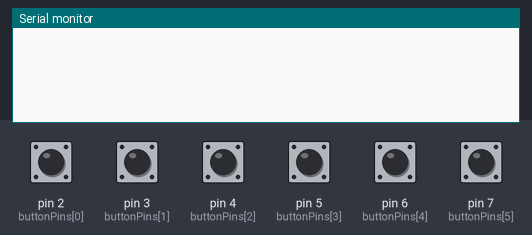
The sketch below on a simulated Arduino Uno, built with avr-gcc and run on an emulated ATmega328P. On the bench: the last lines printed to the serial monitor. The test bench sets the inputs (shaded band); at power-on: pin 2 (buttonPins[0]), pin 3 (buttonPins[1]), pin 4 (buttonPins[2]), pin 5 (buttonPins[3]), pin 6 (buttonPins[4]), pin 7 (buttonPins[5]) HIGH.

Above: at 1.2 s.
1.3 s: pin 2 (buttonPins[0]) pulled LOW for 0.15 s
At 2.5 s:
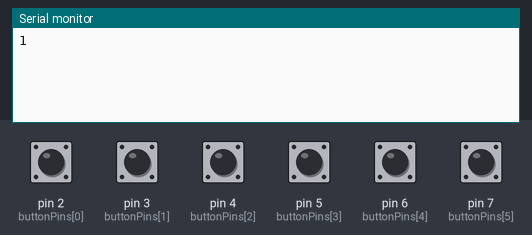
2.9 s: pin 3 (buttonPins[1]) pulled LOW for 0.15 s
At 3.9 s:
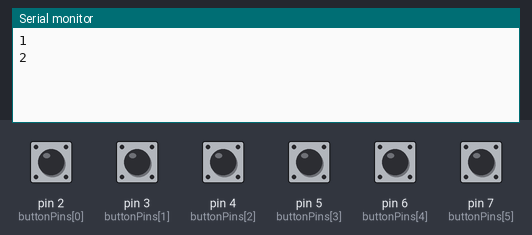
4.5 s: pin 4 (buttonPins[2]) pulled LOW for 0.15 s
At 5.1 s:
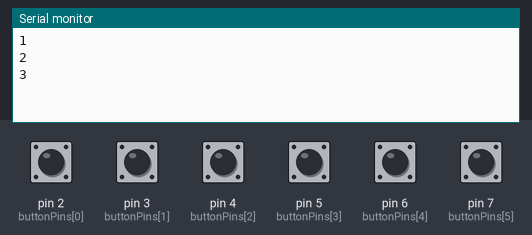
6.1 s: pin 5 (buttonPins[3]) pulled LOW for 0.15 s
At 7.3 s:
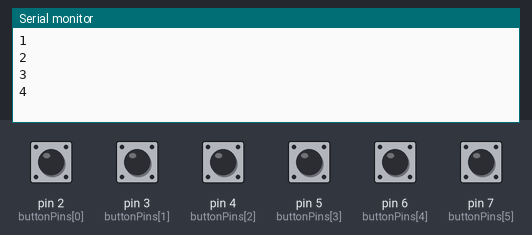
7.7 s: pin 6 (buttonPins[4]) pulled LOW for 0.15 s
At 8.7 s:
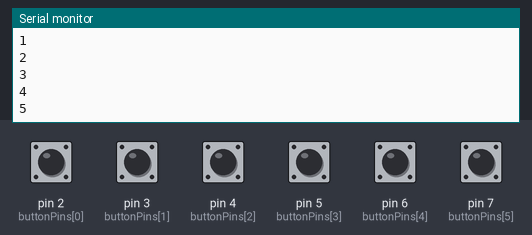
9.3 s: pin 7 (buttonPins[5]) pulled LOW for 0.15 s
At 9.9 s:
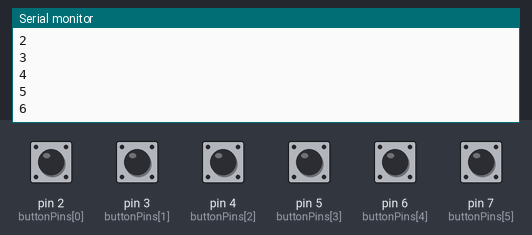
Timing chart, 0 to 11.9 s (numbered marks = the images above; inputs shaded):
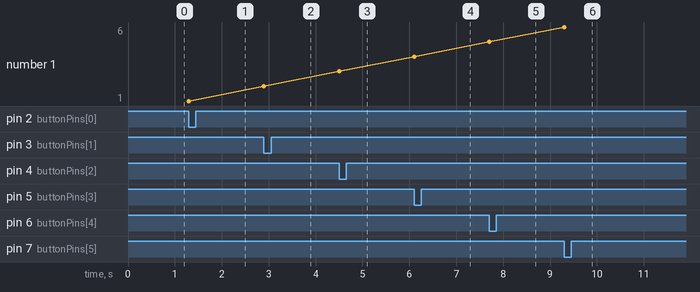

The sketch:

WhackAMoleButtons.ino
```cpp
const int NUM_BUTTONS = 6;
const int buttonPins[NUM_BUTTONS] = {2, 3, 4, 5, 6, 7}; // Adjust pins as needed
int buttonStates[NUM_BUTTONS] = {0};
int lastButtonStates[NUM_BUTTONS] = {0};

void setup() {
  Serial.begin(9600);

  // Set all button pins as inputs with pull-up resistors
  for(int i = 0; i < NUM_BUTTONS; i++) {
    pinMode(buttonPins[i], INPUT_PULLUP);
  }
}

void loop() {
  // Check each button
  for(int i = 0; i < NUM_BUTTONS; i++) {
    buttonStates[i] = digitalRead(buttonPins[i]);

    // If button is pressed (LOW with pull-up resistors)
    if(buttonStates[i] == LOW && lastButtonStates[i] == HIGH) {
      // Send button number (1-6) over serial
      Serial.println(i + 1);
      delay(50); // Simple debounce
    }

    lastButtonStates[i] = buttonStates[i];
  }
}
```

Measured:
- after the input at 1.3 s, the serial monitor: prints a new line at once (image 1)
- after the input at 2.9 s, the serial monitor: prints a new line at once (image 2)
- after the input at 4.5 s, the serial monitor: prints a new line at once (image 3)
- after the input at 6.1 s, the serial monitor: prints a new line at once (image 4)
- after the input at 7.7 s, the serial monitor: prints a new line at once (image 5)
- after the input at 9.3 s, the serial monitor: prints a new line at once (image 6)
- plotted number 1: 1 → 2 after the input at 2.9 s, 2 → 3 after the input at 4.5 s, 3 → 4 after the input at 6.1 s, 4 → 5 after the input at 7.7 s, 5 → 6 after the input at 9.3 s
